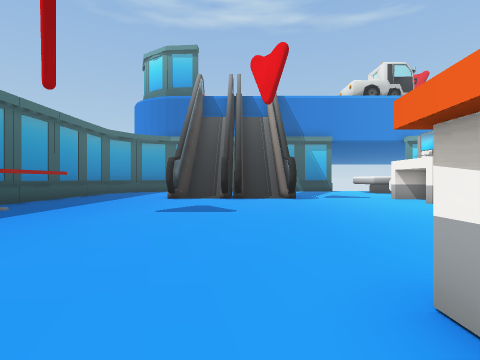
view 1 (above)

16 first-person views from a walk through a Unity game level. The camera is 0.72 m above the floor, looks level and sees 80° across. The floor is counted in squares, 1 m on a side. Each view is taken from the middle of a square. On the plan, view 1 faces up. The plan holds only what a view shows up to about 10 squares ahead; the rest is blank. The place goes on beyond the plan. The player character is not drawn.

view 2
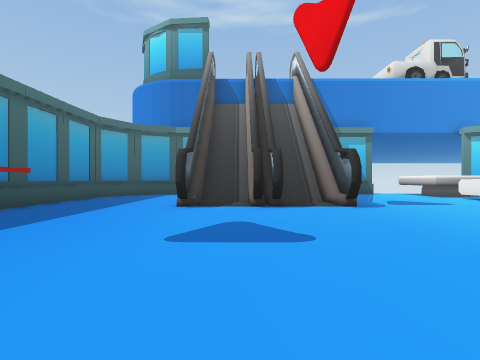

view 3
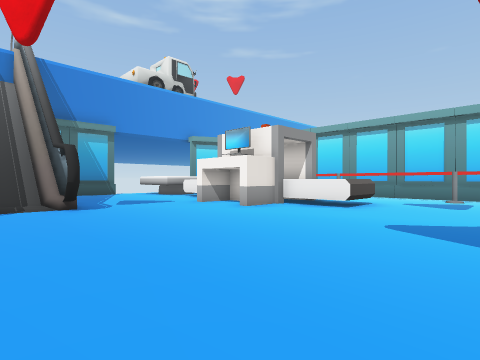

view 4
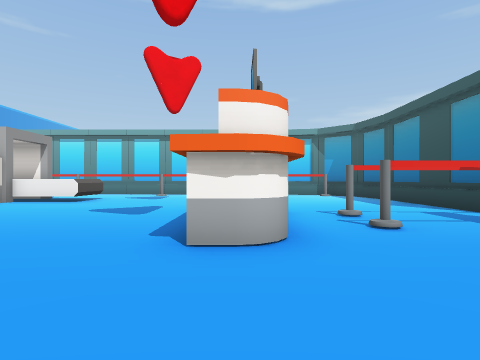

view 5
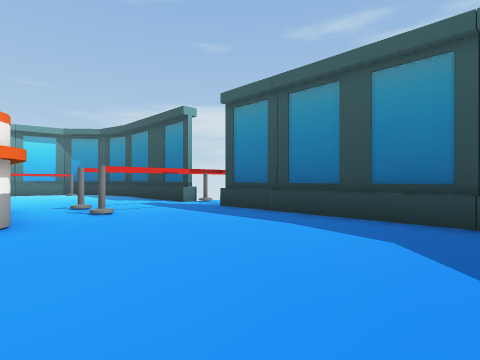

view 6
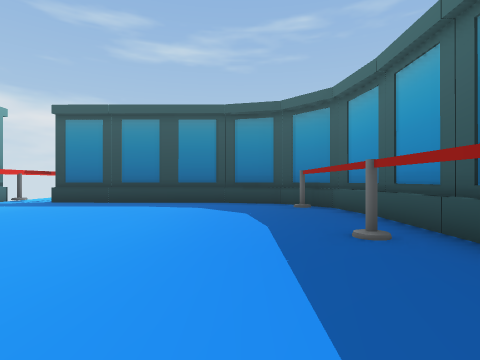

view 7
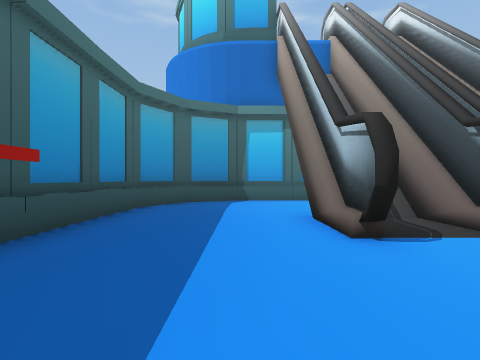

view 8
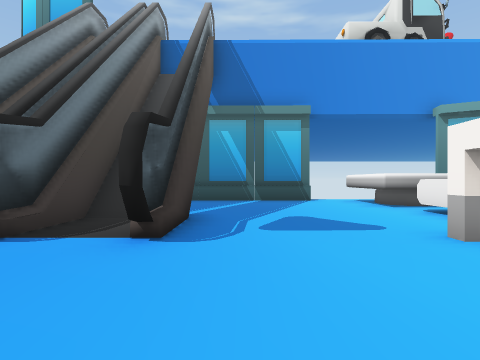

view 9
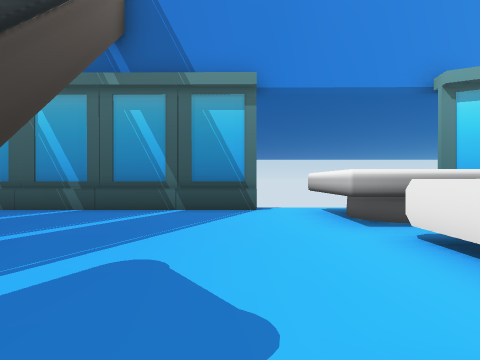

view 10
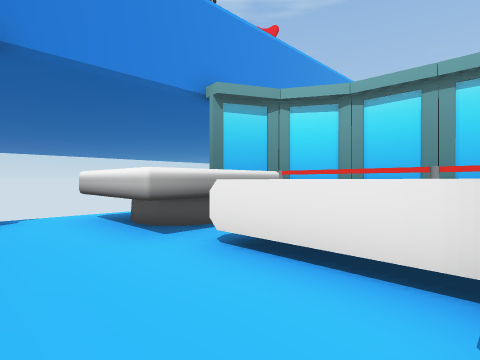

view 11
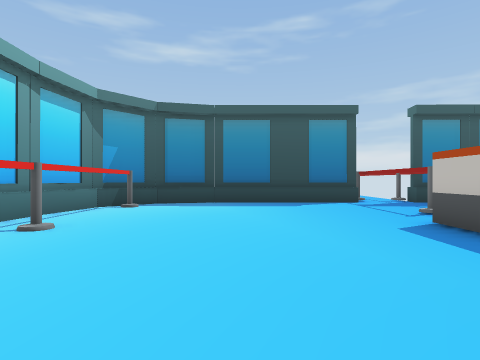

view 12
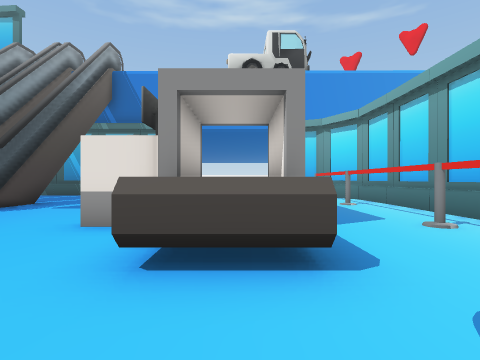

view 13
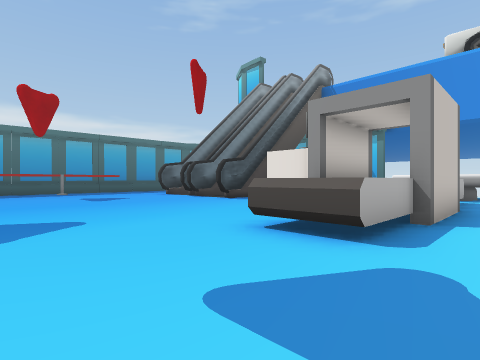

view 14
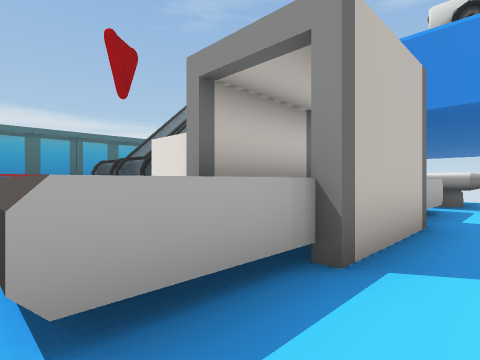

view 15
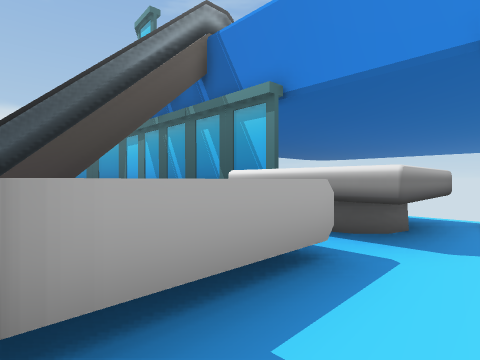

view 16
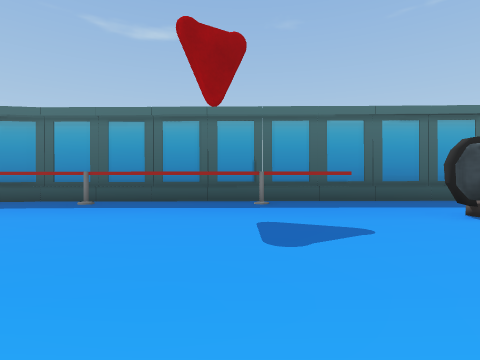

### Floor plan
Key: @ floor where view 1 was taken; # wall or solid block; x gap in a wall; . main floor; : floor 0.05 m higher than the main floor; ^ raised ledge; T thing the floor can be seen under or through; O other object.
Columns run from 7 left of view 1 to 11 right of it. Each row starts with its distance up from view 1.
 17   ###########::::##
 16  ##::: :::::::O O:#
 15 ##::::  ::::::OOO:#
 14 #::::: :::::::OOO:#
 13 #::::#O#O#::::^^::#
 12 #::::#:#:#::::^^::#
 11 #::::#:#:#:::#^ ^:#
 10 #::::#:#:#::::# #:#
  9 ##...........## #.#
  8 ##............^ ^.#
  7  #............^^..#
  6  #.............^..#
  5  #................#
  4  #................#
  3  #................
  2  #................
  1  #.......###......#
  0  #.....@...x......#
 -1  #.........x......#
 -2  #.......T.T......#
 -3  #.......T.T......#
 -4  ###.....T.T.....##
 -5   ########.#######

Where each view was taken, in squares from view 1:
view 1: 0 up, 0 right, facing up
view 2: 3 up, 1 left, facing up
view 3: 3 up, 0 right, facing up-right
view 4: 1 up, 2 left, facing right
view 5: 1 up, 4 left, facing down-right
view 6: 5 up, 4 left, facing down
view 7: 7 up, 4 left, facing up
view 8: 7 up, 3 right, facing up
view 9: 10 up, 5 right, facing up
view 10: 11 up, 5 right, facing up-right
view 11: 5 up, 8 right, facing down
view 12: 4 up, 8 right, facing up
view 13: 3 up, 10 right, facing up-left
view 14: 6 up, 10 right, facing up-left
view 15: 11 up, 10 right, facing up-left
view 16: 6 up, 3 right, facing left
